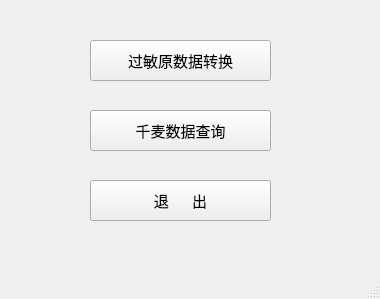
<?xml version="1.0" encoding="UTF-8"?>
<ui version="4.0">
 <class>MainWindow</class>
 <widget class="QMainWindow" name="MainWindow">
  <property name="geometry">
   <rect>
    <x>0</x>
    <y>0</y>
    <width>380</width>
    <height>299</height>
   </rect>
  </property>
  <property name="windowTitle">
   <string>数据处理</string>
  </property>
  <widget class="QWidget" name="centralwidget">
   <widget class="PushButton" name="PushGMY">
    <property name="geometry">
     <rect>
      <x>90</x>
      <y>40</y>
      <width>181</width>
      <height>41</height>
     </rect>
    </property>
    <property name="font">
     <font>
      <family>微软雅黑</family>
      <pointsize>11</pointsize>
      <bold>false</bold>
     </font>
    </property>
    <property name="text">
     <string>过敏原数据转换</string>
    </property>
   </widget>
   <widget class="PushButton" name="PushQM">
    <property name="geometry">
     <rect>
      <x>90</x>
      <y>110</y>
      <width>181</width>
      <height>41</height>
     </rect>
    </property>
    <property name="font">
     <font>
      <family>微软雅黑</family>
      <pointsize>11</pointsize>
      <bold>false</bold>
     </font>
    </property>
    <property name="text">
     <string>千麦数据查询</string>
    </property>
   </widget>
   <widget class="PushButton" name="PushQuit">
    <property name="geometry">
     <rect>
      <x>90</x>
      <y>180</y>
      <width>181</width>
      <height>41</height>
     </rect>
    </property>
    <property name="font">
     <font>
      <family>微软雅黑</family>
      <pointsize>11</pointsize>
      <bold>false</bold>
     </font>
    </property>
    <property name="text">
     <string>退      出</string>
    </property>
   </widget>
  </widget>
  <widget class="QMenuBar" name="menubar">
   <property name="geometry">
    <rect>
     <x>0</x>
     <y>0</y>
     <width>380</width>
     <height>21</height>
    </rect>
   </property>
  </widget>
  <widget class="QStatusBar" name="statusbar"/>
 </widget>
 <customwidgets>
  <customwidget>
   <class>PushButton</class>
   <extends>QPushButton</extends>
   <header>qfluentwidgets</header>
  </customwidget>
 </customwidgets>
 <resources/>
 <connections/>
</ui>
